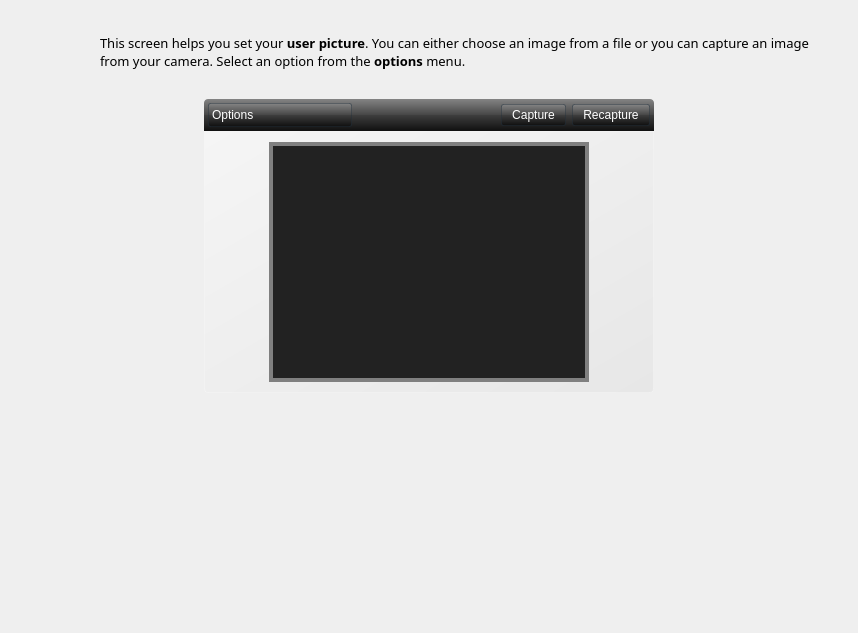
<?xml version="1.0" encoding="UTF-8"?>
<ui version="4.0">
 <class>Form</class>
 <widget class="QWidget" name="Form">
  <property name="geometry">
   <rect>
    <x>0</x>
    <y>0</y>
    <width>858</width>
    <height>633</height>
   </rect>
  </property>
  <property name="windowTitle">
   <string>Form</string>
  </property>
  <layout class="QGridLayout" name="gridLayout">
   <property name="margin">
    <number>20</number>
   </property>
   <item row="0" column="0">
    <widget class="QLabel" name="label_2">
     <property name="minimumSize">
      <size>
       <width>64</width>
       <height>64</height>
      </size>
     </property>
     <property name="maximumSize">
      <size>
       <width>64</width>
       <height>64</height>
      </size>
     </property>
     <property name="text">
      <string/>
     </property>
     <property name="pixmap">
      <pixmap resource="../data/kaptan.qrc">:/raw/pixmap/preferences-desktop-personal.png</pixmap>
     </property>
    </widget>
   </item>
   <item row="0" column="1">
    <widget class="QLabel" name="description">
     <property name="sizePolicy">
      <sizepolicy hsizetype="Preferred" vsizetype="Preferred">
       <horstretch>0</horstretch>
       <verstretch>0</verstretch>
      </sizepolicy>
     </property>
     <property name="minimumSize">
      <size>
       <width>300</width>
       <height>0</height>
      </size>
     </property>
     <property name="font">
      <font>
       <family>Sans Serif</family>
       <pointsize>10</pointsize>
      </font>
     </property>
     <property name="styleSheet">
      <string notr="true"/>
     </property>
     <property name="text">
      <string>This screen helps you set your &lt;b&gt;user picture&lt;/b&gt;. You can either choose an image from a file or you can capture an image from your camera. Select an option from the &lt;b&gt;options&lt;/b&gt; menu.</string>
     </property>
     <property name="wordWrap">
      <bool>true</bool>
     </property>
     <property name="indent">
      <number>10</number>
     </property>
    </widget>
   </item>
   <item row="1" column="0" colspan="2">
    <widget class="QScrollArea" name="scrollArea">
     <property name="styleSheet">
      <string notr="true">#scrollAreaWidgetContents {
	background-color: rgba(0,0,0,0);
}

#scrollArea{
	border: 0px;
	background-color: rgba(0,0,0,0);
}</string>
     </property>
     <property name="frameShape">
      <enum>QFrame::NoFrame</enum>
     </property>
     <property name="widgetResizable">
      <bool>true</bool>
     </property>
     <widget class="QWidget" name="scrollAreaWidgetContents">
      <property name="geometry">
       <rect>
        <x>0</x>
        <y>0</y>
        <width>818</width>
        <height>525</height>
       </rect>
      </property>
      <layout class="QGridLayout" name="gridLayout_2">
       <item row="0" column="0">
        <layout class="QVBoxLayout" name="verticalLayout_2">
         <property name="spacing">
          <number>0</number>
         </property>
         <item>
          <widget class="QGroupBox" name="groupBox_3">
           <property name="sizePolicy">
            <sizepolicy hsizetype="Fixed" vsizetype="Preferred">
             <horstretch>0</horstretch>
             <verstretch>0</verstretch>
            </sizepolicy>
           </property>
           <property name="minimumSize">
            <size>
             <width>450</width>
             <height>0</height>
            </size>
           </property>
           <property name="maximumSize">
            <size>
             <width>450</width>
             <height>16777215</height>
            </size>
           </property>
           <property name="styleSheet">
            <string notr="true">#groupBox_3{
    background-color: qlineargradient(spread:pad, x1:0.5, y1:0, x2:0.5, y2:1, stop:0 rgba(132, 132, 132, 255), stop:0.501481 rgba(70, 70, 70, 255), stop:0.503057 rgba(62, 62, 62, 255), stop:1 rgba(16, 16, 16, 255));
/*
background-color: qlineargradient(spread:pad, x1:0.5, y1:1, x2:0.5, y2:0, stop:0 rgba(26, 38, 45, 255), stop:0.398093 rgba(51, 72, 91, 255), stop:0.521739 rgba(45, 76, 94, 255), stop:0.531585 rgba(49, 84, 106, 255), stop:0.983696 rgba(99, 141, 164, 255), stop:1 rgba(120, 146, 172, 255));*/
	border-top-left-radius: 4px;
	border-top-right-radius: 4px;
}

QPushButton{
	padding: 3px 10px 3px 10px;
	color: white;
	border:0px;
	background-color: qlineargradient(spread:pad, x1:0.5, y1:0, x2:0.5, y2:1, stop:0 rgba(132, 132, 132, 255), stop:0.501481 rgba(70, 70, 70, 255), stop:0.503057 rgba(62, 62, 62, 255), stop:1 rgba(16, 16, 16, 255));
	/*background-color: qlineargradient(spread:pad, x1:0.5, y1:1, x2:0.5, y2:0, stop:0 rgba(120, 146, 172, 255), stop:0.0155729 rgba(99, 141, 164, 255), stop:0.538376 rgba(49, 84, 106, 255), stop:1 rgba(51, 72, 91, 255))*/
}

QPushButton::flat:hover{
	border:1px solid  rgba(34, 49, 60, 100);
	border-radius:2px;
	background-color: qlineargradient(spread:pad, x1:0.5, y1:1, x2:0.5, y2:0, stop:0 rgba(129, 3, 3, 255), stop:0.0192308 rgba(160, 35, 25, 255), stop:0.521739 rgba(166, 35, 29, 255), stop:0.531585 rgba(184, 46, 40, 255), stop:0.983696 rgba(168, 78, 74, 255), stop:1 rgba(210, 110, 110, 255))
}

QPushButton::flat{
	border:1px solid  rgba(34, 49, 60, 100);
	border-radius:2px;
	background-color: qlineargradient(spread:pad, x1:0.5, y1:0, x2:0.5, y2:1, stop:0 rgba(132, 132, 132, 255), stop:0.501481 rgba(70, 70, 70, 255), stop:0.503057 rgba(62, 62, 62, 255), stop:1 rgba(16, 16, 16, 255));
	/*
	background-color: qlineargradient(spread:pad, x1:0.5, y1:1, x2:0.5, y2:0, stop:0 rgba(26, 38, 45, 150), stop:0.398093 rgba(44, 62, 79, 255), stop:0.521739 rgba(36, 61, 76, 255), stop:0.531585 rgba(40, 68, 86, 255), stop:0.983696 rgba(73, 109, 129, 255), stop:1 rgba(89, 108, 127, 255))
	*/
}

QPushButton::flat:pressed{
	border:1px solid  rgba(34, 49, 60, 100);
	border-radius:2px;
	padding: 3px 10px 3px 10px;
	background-color: qlineargradient(spread:pad, x1:0.5, y1:1, x2:0.5, y2:0, stop:0 rgba(129, 3, 3, 255), stop:0.0192308 rgba(160, 35, 25, 255), stop:0.521739 rgba(166, 35, 29, 255), stop:0.531585 rgba(184, 46, 40, 255), stop:0.983696 rgba(168, 78, 74, 255), stop:1 rgba(210, 110, 110, 255))
}
/* ====================================== */

 QComboBox {
     border:1px solid  rgba(34, 49, 60, 100);
     border-radius:2px;
     padding: 1px 18px 1px 3px;
     min-width: 6em;
	 color: white;
 }

 QComboBox:editable {
     background: white;
 }

 QComboBox:!editable, QComboBox::drop-down:editable {
	background-color: qlineargradient(spread:pad, x1:0.5, y1:0, x2:0.5, y2:1, stop:0 rgba(132, 132, 132, 255), stop:0.501481 rgba(70, 70, 70, 255), stop:0.503057 rgba(62, 62, 62, 255), stop:1 rgba(16, 16, 16, 255));
 }

 /* QComboBox gets the &quot;on&quot; state when the popup is open */
 QComboBox:!editable:on, QComboBox::drop-down:editable:on {
background-color: qlineargradient(spread:pad, x1:0.5, y1:1, x2:0.5, y2:0, stop:0 rgba(129, 3, 3, 255), stop:0.0192308 rgba(160, 35, 25, 255), stop:0.521739 rgba(166, 35, 29, 255), stop:0.531585 rgba(184, 46, 40, 255), stop:0.983696 rgba(168, 78, 74, 255), stop:1 rgba(210, 110, 110, 255));
 }

 QComboBox:on { /* shift the text when the popup opens */
     padding-top: 3px;
     padding-left: 4px;
 }

 QComboBox::drop-down {
     subcontrol-origin: padding;
     subcontrol-position: top right;
     width: 20px;
     border:0px solid  rgba(34, 49, 60, 100);
 }

 QComboBox::down-arrow {
	image: url(:/raw/pixmap/white-arrow-down.gif);
     /*image: url(/usr/share/icons/crystalsvg/16x16/actions/1downarrow.png);*/
 }

 QComboBox::down-arrow:on { /* shift the arrow when popup is open */
     top: 1px;
     left: 1px;
 }</string>
           </property>
           <property name="title">
            <string/>
           </property>
           <property name="flat">
            <bool>true</bool>
           </property>
           <layout class="QGridLayout" name="gridLayout_3">
            <property name="margin">
             <number>4</number>
            </property>
            <item row="0" column="0">
             <widget class="QComboBox" name="comboBox">
              <property name="sizePolicy">
               <sizepolicy hsizetype="Expanding" vsizetype="Fixed">
                <horstretch>0</horstretch>
                <verstretch>0</verstretch>
               </sizepolicy>
              </property>
              <property name="minimumSize">
               <size>
                <width>113</width>
                <height>24</height>
               </size>
              </property>
              <property name="maximumSize">
               <size>
                <width>200</width>
                <height>16777215</height>
               </size>
              </property>
              <property name="contextMenuPolicy">
               <enum>Qt::DefaultContextMenu</enum>
              </property>
              <property name="toolTip">
               <string/>
              </property>
              <property name="editable">
               <bool>false</bool>
              </property>
              <property name="currentIndex">
               <number>0</number>
              </property>
              <property name="maxVisibleItems">
               <number>10</number>
              </property>
              <property name="sizeAdjustPolicy">
               <enum>QComboBox::AdjustToContentsOnFirstShow</enum>
              </property>
              <property name="frame">
               <bool>true</bool>
              </property>
              <property name="modelColumn">
               <number>0</number>
              </property>
              <item>
               <property name="text">
                <string>Options</string>
               </property>
              </item>
              <item>
               <property name="text">
                <string>Choose an image</string>
               </property>
              </item>
             </widget>
            </item>
            <item row="0" column="1">
             <spacer name="horizontalSpacer_5">
              <property name="orientation">
               <enum>Qt::Horizontal</enum>
              </property>
              <property name="sizeHint" stdset="0">
               <size>
                <width>40</width>
                <height>20</height>
               </size>
              </property>
             </spacer>
            </item>
            <item row="0" column="2">
             <widget class="QPushButton" name="takeButton">
              <property name="text">
               <string>Capture</string>
              </property>
              <property name="icon">
               <iconset resource="../data/kaptan.qrc">
                <normaloff>:/raw/pixmap/webcamreceive.png</normaloff>:/raw/pixmap/webcamreceive.png</iconset>
              </property>
              <property name="default">
               <bool>true</bool>
              </property>
              <property name="flat">
               <bool>true</bool>
              </property>
             </widget>
            </item>
            <item row="0" column="3">
             <widget class="QPushButton" name="takeAgainButton">
              <property name="text">
               <string>Recapture</string>
              </property>
              <property name="icon">
               <iconset resource="../data/kaptan.qrc">
                <normaloff>:/raw/pixmap/view-refresh.png</normaloff>:/raw/pixmap/view-refresh.png</iconset>
              </property>
              <property name="flat">
               <bool>true</bool>
              </property>
             </widget>
            </item>
           </layout>
          </widget>
         </item>
         <item>
          <widget class="QGroupBox" name="groupBox">
           <property name="sizePolicy">
            <sizepolicy hsizetype="Fixed" vsizetype="Expanding">
             <horstretch>0</horstretch>
             <verstretch>0</verstretch>
            </sizepolicy>
           </property>
           <property name="minimumSize">
            <size>
             <width>450</width>
             <height>0</height>
            </size>
           </property>
           <property name="maximumSize">
            <size>
             <width>450</width>
             <height>16777215</height>
            </size>
           </property>
           <property name="styleSheet">
            <string notr="true">/*QGroupBox{
background-color: qlineargradient(spread:pad, x1:0, y1:0, x2:1, y2:0, stop:0 rgba(0, 0, 0, 81), stop:0.00537634 rgba(95, 34, 52, 80), stop:1 rgba(255, 213, 230, 80));

border: 1px solid rgb(236, 236, 236, 80);

color: rgb(234, 225, 228);
}*/
#groupBox{
margin:0px;
background-color: qlineargradient(spread:pad, x1:1, y1:1, x2:0, y2:0, stop:0 rgba(219, 219, 219, 100), stop:1 rgba(255, 255, 255, 100));
border: 1px solid rgba(255,255,255,50);
border-bottom-left-radius: 4px;
border-bottom-right-radius: 4px;
}</string>
           </property>
           <property name="title">
            <string/>
           </property>
           <property name="flat">
            <bool>true</bool>
           </property>
           <layout class="QHBoxLayout" name="horizontalLayout_2">
            <property name="spacing">
             <number>10</number>
            </property>
            <property name="margin">
             <number>10</number>
            </property>
            <item>
             <widget class="QLabel" name="camGoruntu">
              <property name="minimumSize">
               <size>
                <width>320</width>
                <height>240</height>
               </size>
              </property>
              <property name="maximumSize">
               <size>
                <width>320</width>
                <height>240</height>
               </size>
              </property>
              <property name="styleSheet">
               <string notr="true">background-color: #222222;
border: 4px solid gray;</string>
              </property>
              <property name="text">
               <string/>
              </property>
             </widget>
            </item>
           </layout>
          </widget>
         </item>
        </layout>
       </item>
       <item row="2" column="0">
        <spacer name="verticalSpacer">
         <property name="orientation">
          <enum>Qt::Vertical</enum>
         </property>
         <property name="sizeHint" stdset="0">
          <size>
           <width>20</width>
           <height>40</height>
          </size>
         </property>
        </spacer>
       </item>
      </layout>
     </widget>
    </widget>
   </item>
  </layout>
 </widget>
 <resources>
  <include location="../data/kaptan.qrc"/>
 </resources>
 <connections/>
</ui>
